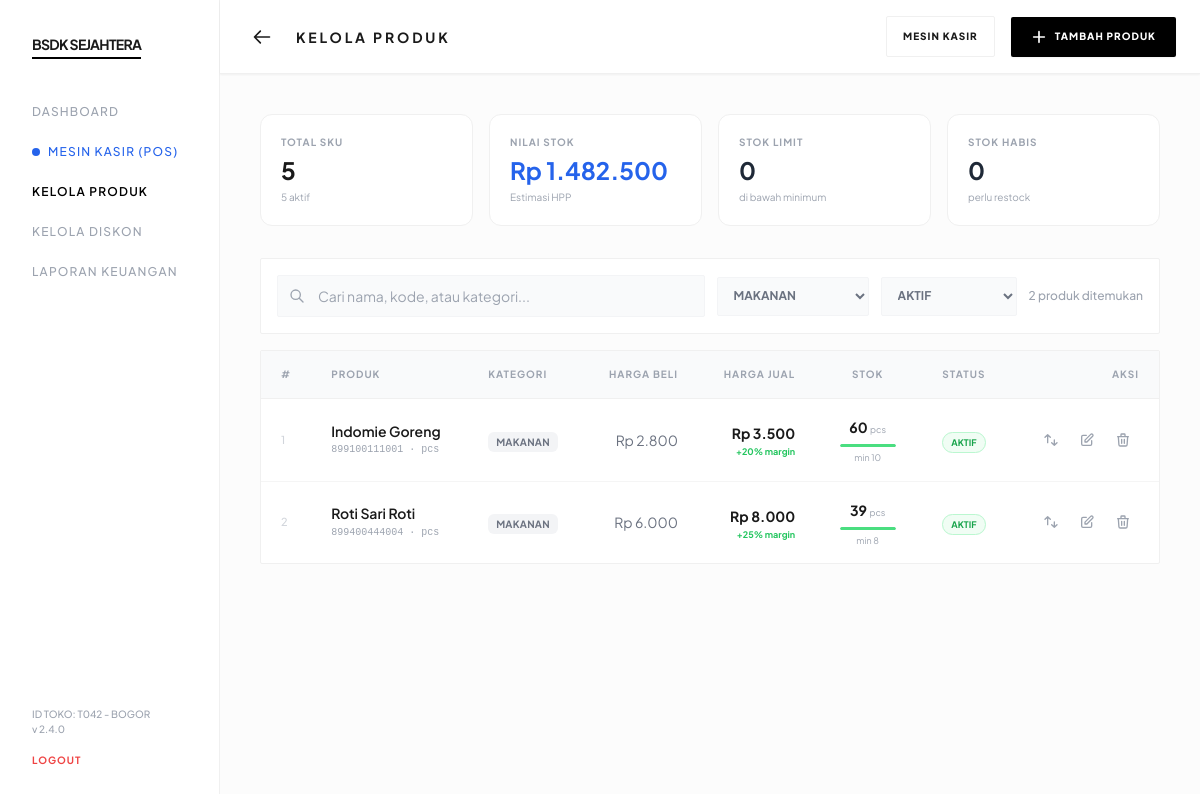
Screenshot of /produk.php?kat=Makanan with the database file from the repository.
### tables this page shows
CREATE TABLE `produk` (
  `id` int(11) NOT NULL AUTO_INCREMENT,
  `kode` varchar(80) NOT NULL,
  `nama` varchar(160) NOT NULL,
  `kategori` varchar(100) DEFAULT '-',
  `harga_beli` int(11) NOT NULL DEFAULT 0,
  `harga_jual` int(11) NOT NULL,
  `stok` int(11) NOT NULL DEFAULT 0,
  `stok_minimum` int(11) NOT NULL DEFAULT 5,
  `satuan` varchar(30) DEFAULT 'pcs',
  `status` enum('aktif','nonaktif') NOT NULL DEFAULT 'aktif',
  `created_at` timestamp NOT NULL DEFAULT current_timestamp(),
  `updated_at` timestamp NULL DEFAULT NULL ON UPDATE current_timestamp(),
  PRIMARY KEY (`id`),
  UNIQUE KEY `kode` (`kode`)
);

### produk.php (the view, shortened to what the rows shown need)
<?php
require_once 'config.php';
$katFilter    = $_GET['kat'] ?? '';
$statusFilter = $_GET['status'] ?? 'aktif';
$page         = max(1, (int)($_GET['page'] ?? 1));
$perPage      = 15;
$offset       = ($page - 1) * $perPage;
$where  = ['1=1'];
$params = [];
if ($katFilter) {
    $where[]        = 'kategori = :kat';
    $params[':kat'] = $katFilter;
}
if ($statusFilter !== 'semua') {
    $where[]           = 'status = :status';
    $params[':status'] = $statusFilter;
}
$whereStr = implode(' AND ', $where);
$stmtProd = $pdo->prepare("SELECT * FROM produk WHERE $whereStr ORDER BY kategori, nama LIMIT $perPage OFFSET $offset");
$stmtProd->execute($params);
$produkList = $stmtProd->fetchAll();
?>
<!DOCTYPE html>
<html lang="id">
<head>
    <script src="https://cdn.tailwindcss.com"></script>
</head>
<body class="antialiased bg-[#fcfcfc] min-h-screen pb-20 lg:pb-0">
    <header class="produk-header sticky top-0 bg-white border-b border-subtle px-4 sm:px-6 py-4 flex justify-between items-center z-40 shadow-sm">
        <div class="flex items-center gap-4">
            <h1 class="produk-header-title text-sm font-bold tracking-[0.2em] uppercase">Kelola Produk</h1>
        </div>
    </header>
    <main class="produk-main p-4 sm:p-5 md:p-8 lg:p-10">
        <div class="bg-white border border-subtle rounded-sm overflow-hidden">
            <div class="hidden lg:block overflow-x-auto no-scrollbar">
                <table class="w-full text-left min-w-[780px]">
                    <thead class="border-b border-subtle bg-gray-50">
                        <tr>
                            <th class="px-5 py-4 text-[10px] font-bold uppercase tracking-widest text-gray-400 w-8">#</th>
                            <th class="px-5 py-4 text-[10px] font-bold uppercase tracking-widest text-gray-400">Produk</th>
                            <th class="px-5 py-4 text-[10px] font-bold uppercase tracking-widest text-gray-400">Kategori</th>
                            <th class="px-5 py-4 text-[10px] font-bold uppercase tracking-widest text-gray-400 text-right">Harga Beli</th>
                            <th class="px-5 py-4 text-[10px] font-bold uppercase tracking-widest text-gray-400 text-right">Harga Jual</th>
                            <th class="px-5 py-4 text-[10px] font-bold uppercase tracking-widest text-gray-400 text-center">Stok</th>
                            <th class="px-5 py-4 text-[10px] font-bold uppercase tracking-widest text-gray-400 text-center">Status</th>
                            <th class="px-5 py-4 text-[10px] font-bold uppercase tracking-widest text-gray-400 text-right">Aksi</th>
                        </tr>
                    </thead>
                    <tbody id="tabel-body" class="divide-y divide-[#f5f5f5]">
                        <?php if (empty($produkList)): ?>
                            <tr>
                                <td colspan="8" class="py-20 text-center">
                                    <div class="inline-flex flex-col items-center gap-3 opacity-30">
                                        <svg class="w-12 h-12" fill="none" stroke="currentColor" viewBox="0 0 24 24">
                                            <path stroke-linecap="round" stroke-linejoin="round" stroke-width="1" d="M20 7l-8-4-8 4m16 0l-8 4m8-4v10l-8 4m0-10L4 7m8 4v10M4 7v10l8 4" />
                                        </svg>
                                        <p class="text-xs font-bold uppercase tracking-widest">Produk tidak ditemukan</p>
                                    </div>
                                </td>
                            </tr>
                        <?php else: ?>
                            <?php foreach ($produkList as $i => $p):
                                $isLow    = $p['stok'] <= $p['stok_minimum'] && $p['stok'] > 0;
                                $isHabis  = $p['stok'] <= 0;
                                $stokPct  = $p['stok_minimum'] > 0 ? min(100, round($p['stok'] / max($p['stok_minimum'] * 2, 1) * 100)) : 100;
                                $stokColor = $isHabis ? 'bg-red-400' : ($isLow ? 'bg-yellow-400' : 'bg-green-400');
                                $margin   = $p['harga_beli'] > 0 ? round(($p['harga_jual'] - $p['harga_beli']) / $p['harga_jual'] * 100) : 0;
                            ?>
                                <tr class="group">
                                    <td class="px-5 py-4 text-[11px] text-gray-300 font-medium"><?= $offset + $i + 1 ?></td>
                                    <td class="px-5 py-4">
                                        <div class="font-semibold text-sm leading-tight"><?= e($p['nama']) ?></div>
                                        <div class="text-[10px] text-gray-400 font-mono mt-0.5"><?= e($p['kode']) ?> · <?= e($p['satuan']) ?></div>
                                    </td>
                                    <td class="px-5 py-4">
                                        <span class="text-[10px] font-bold uppercase tracking-wide text-gray-500 bg-gray-100 px-2 py-1 rounded-md">
                                            <?= e($p['kategori']) ?>
                                        </span>
                                    </td>
                                    <td class="px-5 py-4 text-right text-sm text-gray-500"><?= rupiah($p['harga_beli']) ?></td>
                                    <td class="px-5 py-4 text-right">
                                        <span class="text-sm font-bold"><?= rupiah($p['harga_jual']) ?></span>
                                        <?php if ($margin > 0): ?>
                                            <div class="text-[9px] text-green-500 font-bold text-right">+<?= $margin ?>% margin</div>
                                        <?php endif; ?>
                                    </td>
                                    <td class="px-5 py-4 text-center">
                                        <div class="inline-flex flex-col items-center gap-1 min-w-[60px]">
                                            <span class="text-sm font-bold <?= $isHabis ? 'text-red-600' : ($isLow ? 'text-yellow-600' : '') ?>">
                                                <?= number_format($p['stok']) ?>
                                                <span class="text-[9px] text-gray-400 font-normal"><?= e($p['satuan']) ?></span>
                                            </span>
                                            <div class="stok-bar w-14">
                                                <div class="stok-bar-fill <?= $stokColor ?>" style="width:<?= $stokPct ?>%"></div>
                                            </div>
                                            <span class="text-[9px] text-gray-400">min <?= $p['stok_minimum'] ?></span>
                                        </div>
                                    </td>
                                    <td class="px-5 py-4 text-center">
                                        <?php if ($p['status'] === 'aktif'): ?>
                                            <span class="badge-aktif text-[9px] font-bold uppercase px-2 py-1 rounded-full">Aktif</span>
                                        <?php else: ?>
                                            <span class="badge-nonaktif text-[9px] font-bold uppercase px-2 py-1 rounded-full">Nonaktif</span>
                                        <?php endif; ?>
                                    </td>
                                    <td class="px-5 py-4">
                                        <div class="flex items-center justify-end gap-1">
                                            <button onclick="openStokModal(<?= $p['id'] ?>, '<?= e(addslashes($p['nama'])) ?>', <?= $p['stok'] ?>)"
                                                class="p-2 text-gray-400 hover:text-yellow-600 hover:bg-yellow-50 rounded-sm transition-all" title="Update Stok">
                                                <svg class="w-4 h-4" fill="none" stroke="currentColor" viewBox="0 0 24 24">
                                                    <path stroke-linecap="round" stroke-linejoin="round" stroke-width="2" d="M7 16V4m0 0L3 8m4-4l4 4m6 4v8m0 0l4-4m-4 4l-4-4" />
                                                </svg>
                                            </button>
                                            <button onclick="editProduk(<?= $p['id'] ?>)"
                                                class="p-2 text-gray-400 hover:text-blue-600 hover:bg-blue-50 rounded-sm transition-all" title="Edit Produk">
                                                <svg class="w-4 h-4" fill="none" stroke="currentColor" viewBox="0 0 24 24">
                                                    <path stroke-linecap="round" stroke-linejoin="round" stroke-width="2" d="M11 5H6a2 2 0 00-2 2v11a2 2 0 002 2h11a2 2 0 002-2v-5m-1.414-9.414a2 2 0 112.828 2.828L11.828 15H9v-2.828l8.586-8.586z" />
                                                </svg>
                                            </button>
                                            <button onclick="hapusProduk(<?= $p['id'] ?>, '<?= e(addslashes($p['nama'])) ?>')"
                                                class="p-2 text-gray-400 hover:text-red-600 hover:bg-red-50 rounded-sm transition-all" title="Hapus Produk">
                                                <svg class="w-4 h-4" fill="none" stroke="currentColor" viewBox="0 0 24 24">
                                                    <path stroke-linecap="round" stroke-linejoin="round" stroke-width="2" d="M19 7l-.867 12.142A2 2 0 0116.138 21H7.862a2 2 0 01-1.995-1.858L5 7m5 4v6m4-6v6m1-10V4a1 1 0 00-1-1h-4a1 1 0 00-1 1v3M4 7h16" />
                                                </svg>
                                            </button>
                                        </div>
                                    </td>
                                </tr>
                            <?php endforeach; ?>
                        <?php endif; ?>
                    </tbody>
                </table>
            </div>
        </div>
    </main>
</body>
</html>

### rows the page displays
produk: i "1", nama "Indomie Goreng", kode "899100111001", satuan "pcs", kategori "MAKANAN", harga_beli "Rp 2.800", harga_jual "Rp 3.500", margin "20", stok "60", stok_minimum "10", status "AKTIF"
produk: i "2", nama "Roti Sari Roti", kode "899400444004", satuan "pcs", kategori "MAKANAN", harga_beli "Rp 6.000", harga_jual "Rp 8.000", margin "25", stok "39", stok_minimum "8", status "AKTIF"

### other values shown
$summary['total'] "5"
$summary['aktif'] "5"
rupiah($summary['nilai_stok'] ?? 0) "Rp 1.482.500"
$summary['low_stock'] "0"
$summary['habis'] "0"
$totalRows "2"
form field value "Makanan"
